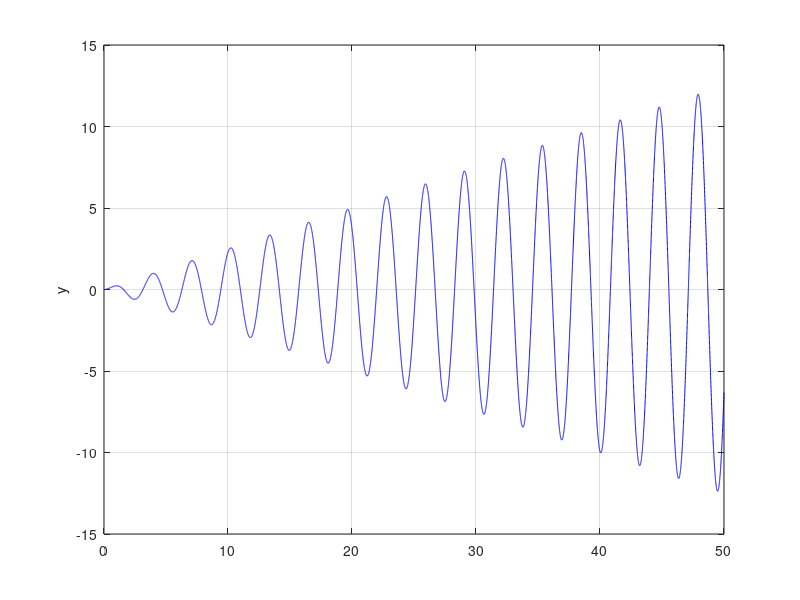

This figure's MATLAB source:
function l6e3b
omega0 = 2; c = 0; omega = 2;
param = [omega0,c,omega];
t0 = 0; y0 = 0; v0 = 0; Y0 = [y0;v0]; tf = 50;
options = odeset('AbsTol',1e-10,'relTol',1e-10);
[t,Y] = ode45(@f,[t0,tf],Y0,options,param);
y = Y(:,1); v = Y(:,2);
figure(1)
plot(t,y,'b-'); ylabel('y'); grid on;
t1 = 25; i = find(t>t1);
C = (max(Y(i,1))-min(Y(i,1)))/2;
disp(['computed amplitude of forced oscillation = ' num2str(C)]);
Ctheory = 1/sqrt((omega0^2-omega^2)^2+(c*omega)^2);
disp(['theoretical amplitude = ' num2str(Ctheory)]);
function dYdt = f(t,Y,param)
y = Y(1); v = Y(2);
omega0 = param(1); c = param(2); omega = param(3);
dYdt = [ v ; cos(omega*t)-omega0^2*y-c*v ];
